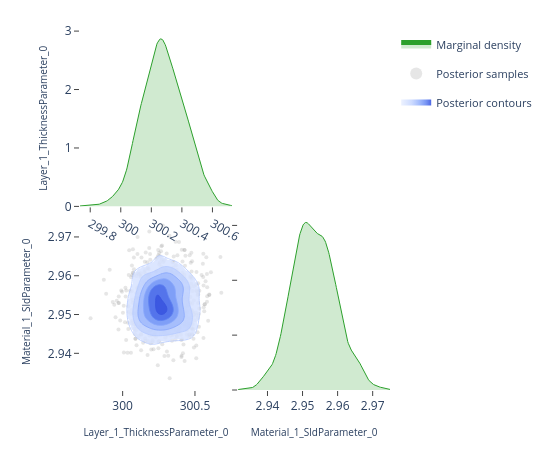

Notebook code cell kept with this figure:
### Code cell
# ---- Pairwise focus: thickness vs SLD ---------------------------------------
# A 2-parameter corner plot zooms in on the joint posterior for a specific
# pair.  This is the same view the EasyReflectometryApp's "2D Heatmap"
# sub-tab uses to inspect parameter degeneracies.


params_of_interest = ['Layer_1_ThicknessParameter_0', 'Material_1_SldParameter_0']
idx = [posterior.param_names.index(p) for p in params_of_interest]
subset_draws = np.asarray(posterior.draws)[:, idx]

fig = plot_corner(subset_draws, params_of_interest)
fig.show()

### Figure 1 — Plotly figure (JSON) as saved in the notebook; plotly's stock layout.template omitted (floating-point values rounded to 4 significant figures; data arrays with more than 128 entries replaced by an {"elided": "..."} marker saying what was removed)
{"data": [{"fill": "tozeroy", "fillcolor": "rgba(44, 160, 44, 0.22)", "hoverinfo": "skip", "legendgroup": "marginal", "line": {"color": "rgb(44, 160, 44)", "width": 1}, "mode": "lines", "name": "Marginal density", "showlegend": true, "type": "scatter", "x": {"elided": "256 float values"}, "xaxis": "x", "y": {"elided": "256 float values"}, "yaxis": "y"}, {"hoverinfo": "skip", "legendgroup": "scatter", "marker": {"color": "rgba(140, 140, 140, 0.22)", "size": 4}, "mode": "markers", "name": "Posterior samples", "showlegend": true, "type": "scatter", "x": {"elided": "720 float values"}, "xaxis": "x3", "y": {"elided": "720 float values"}, "yaxis": "y3", "zorder": 0}, {"colorscale": [[0.0, "rgba(224, 233, 255, 0.62)"], [0.35, "rgba(183, 203, 255, 0.70)"], [0.6, "rgba(138, 169, 252, 0.78)"], [0.82, "rgba(96, 131, 242, 0.84)"], [1.0, "rgba(58, 86, 224, 0.90)"]], "connectgaps": false, "contours": {"coloring": "fill", "end": 165.8, "showlabels": false, "showlines": false, "size": 26.18, "start": 34.91}, "hoverinfo": "skip", "legendgroup": "contour", "name": "Posterior contours", "showlegend": true, "showscale": false, "type": "contour", "x": [299.7, 299.7, 299.8, 299.8, 299.8, 299.8, 299.8, 299.8, 299.8, 299.8, 299.9, 299.9, 299.9, 299.9, 299.9, 299.9, 299.9, 299.9, 300.0, 300.0, 300.0, 300.0, 300.0, 300.0, 300.0, 300.0, 300.1, 300.1, 300.1, 300.1, 300.1, 300.1, 300.1, 300.1, 300.2, 300.2, 300.2, 300.2, 300.2, 300.2, 300.2, 300.2, 300.3, 300.3, 300.3, 300.3, 300.3, 300.3, 300.3, 300.3, 300.4, 300.4, 300.4, 300.4, 300.4, 300.4, 300.4, 300.5, 300.5, 300.5, 300.5, 300.5, 300.5, 300.5, 300.5, 300.6, 300.6, 300.6, 300.6, 300.6, 300.6, 300.6, 300.6, 300.7, 300.7, 300.7, 300.7, 300.7, 300.7, 300.7], "xaxis": "x3", "y": [2.932, 2.932, 2.933, 2.933, 2.934, 2.934, 2.935, 2.935, 2.936, 2.937, 2.937, 2.938, 2.938, 2.939, 2.939, 2.94, 2.94, 2.941, 2.941, 2.942, 2.943, 2.943, 2.944, 2.944, 2.945, 2.945, 2.946, 2.946, 2.947, 2.948, 2.948, 2.949, 2.949, 2.95, 2.95, 2.951, 2.951, 2.952, 2.952, 2.953, 2.954, 2.954, 2.955, 2.955, 2.956, 2.956, 2.957, 2.957, 2.958, 2.958, 2.959, 2.96, 2.96, 2.961, 2.961, 2.962, 2.962, 2.963, 2.963, 2.964, 2.965, 2.965, 2.966, 2.966, 2.967, 2.967, 2.968, 2.968, 2.969, 2.969, 2.97, 2.971, 2.971, 2.972, 2.972, 2.973, 2.973, 2.974, 2.974, 2.975], "yaxis": "y3", "z": {"elided": "80x80 float values"}, "zmax": 165.8, "zmin": 34.91, "zorder": 1}, {"colorscale": [[0.0, "rgba(183, 203, 255, 0.94)"], [0.35, "rgba(183, 203, 255, 0.94)"], [0.35, "rgba(138, 169, 252, 0.95)"], [0.6, "rgba(138, 169, 252, 0.95)"], [0.6, "rgba(96, 131, 242, 0.96)"], [0.82, "rgba(96, 131, 242, 0.96)"], [0.82, "rgba(58, 86, 224, 0.98)"], [1.0, "rgba(58, 86, 224, 0.98)"]], "contours": {"coloring": "lines", "end": 165.8, "showlabels": false, "size": 26.18, "start": 34.91}, "hoverinfo": "skip", "legendgroup": "contour", "line": {"width": 0.9}, "showlegend": false, "showscale": false, "type": "contour", "x": [299.7, 299.7, 299.8, 299.8, 299.8, 299.8, 299.8, 299.8, 299.8, 299.8, 299.9, 299.9, 299.9, 299.9, 299.9, 299.9, 299.9, 299.9, 300.0, 300.0, 300.0, 300.0, 300.0, 300.0, 300.0, 300.0, 300.1, 300.1, 300.1, 300.1, 300.1, 300.1, 300.1, 300.1, 300.2, 300.2, 300.2, 300.2, 300.2, 300.2, 300.2, 300.2, 300.3, 300.3, 300.3, 300.3, 300.3, 300.3, 300.3, 300.3, 300.4, 300.4, 300.4, 300.4, 300.4, 300.4, 300.4, 300.5, 300.5, 300.5, 300.5, 300.5, 300.5, 300.5, 300.5, 300.6, 300.6, 300.6, 300.6, 300.6, 300.6, 300.6, 300.6, 300.7, 300.7, 300.7, 300.7, 300.7, 300.7, 300.7], "xaxis": "x3", "y": [2.932, 2.932, 2.933, 2.933, 2.934, 2.934, 2.935, 2.935, 2.936, 2.937, 2.937, 2.938, 2.938, 2.939, 2.939, 2.94, 2.94, 2.941, 2.941, 2.942, 2.943, 2.943, 2.944, 2.944, 2.945, 2.945, 2.946, 2.946, 2.947, 2.948, 2.948, 2.949, 2.949, 2.95, 2.95, 2.951, 2.951, 2.952, 2.952, 2.953, 2.954, 2.954, 2.955, 2.955, 2.956, 2.956, 2.957, 2.957, 2.958, 2.958, 2.959, 2.96, 2.96, 2.961, 2.961, 2.962, 2.962, 2.963, 2.963, 2.964, 2.965, 2.965, 2.966, 2.966, 2.967, 2.967, 2.968, 2.968, 2.969, 2.969, 2.97, 2.971, 2.971, 2.972, 2.972, 2.973, 2.973, 2.974, 2.974, 2.975], "yaxis": "y3", "z": {"elided": "80x80 float values"}, "zmax": 165.8, "zmin": 34.91, "zorder": 2}, {"fill": "tozeroy", "fillcolor": "rgba(44, 160, 44, 0.22)", "hoverinfo": "skip", "legendgroup": "marginal", "line": {"color": "rgb(44, 160, 44)", "width": 1}, "mode": "lines", "name": "Marginal density", "showlegend": false, "type": "scatter", "x": {"elided": "256 float values"}, "xaxis": "x4", "y": {"elided": "256 float values"}, "yaxis": "y4"}], "layout": {"height": 450, "legend": {"font": {"size": 11}, "itemsizing": "constant", "orientation": "v", "x": 1.02, "xanchor": "left", "y": 1.0, "yanchor": "top"}, "margin": {"b": 60, "l": 80, "r": 160, "t": 30}, "plot_bgcolor": "white", "showlegend": true, "width": 550, "xaxis": {"anchor": "y", "domain": [0.0, 0.49], "showgrid": false, "ticks": "outside", "zeroline": false}, "xaxis2": {"anchor": "y2", "domain": [0.51, 1.0], "showgrid": false, "ticks": "outside", "visible": false, "zeroline": false}, "xaxis3": {"anchor": "y3", "domain": [0.0, 0.49], "showgrid": false, "ticks": "outside", "title": {"font": {"size": 10}, "text": "Layer_1_ThicknessParameter_0"}, "zeroline": false}, "xaxis4": {"anchor": "y4", "domain": [0.51, 1.0], "showgrid": false, "ticks": "outside", "title": {"font": {"size": 10}, "text": "Material_1_SldParameter_0"}, "zeroline": false}, "yaxis": {"anchor": "x", "domain": [0.51, 1.0], "showgrid": false, "ticks": "outside", "title": {"font": {"size": 10}, "text": "Layer_1_ThicknessParameter_0"}, "zeroline": false}, "yaxis2": {"anchor": "x2", "domain": [0.51, 1.0], "showgrid": false, "ticks": "outside", "visible": false, "zeroline": false}, "yaxis3": {"anchor": "x3", "domain": [0.0, 0.49], "showgrid": false, "ticks": "outside", "title": {"font": {"size": 10}, "text": "Material_1_SldParameter_0"}, "zeroline": false}, "yaxis4": {"anchor": "x4", "domain": [0.0, 0.49], "showgrid": false, "showticklabels": false, "ticks": "outside", "zeroline": false}}}
